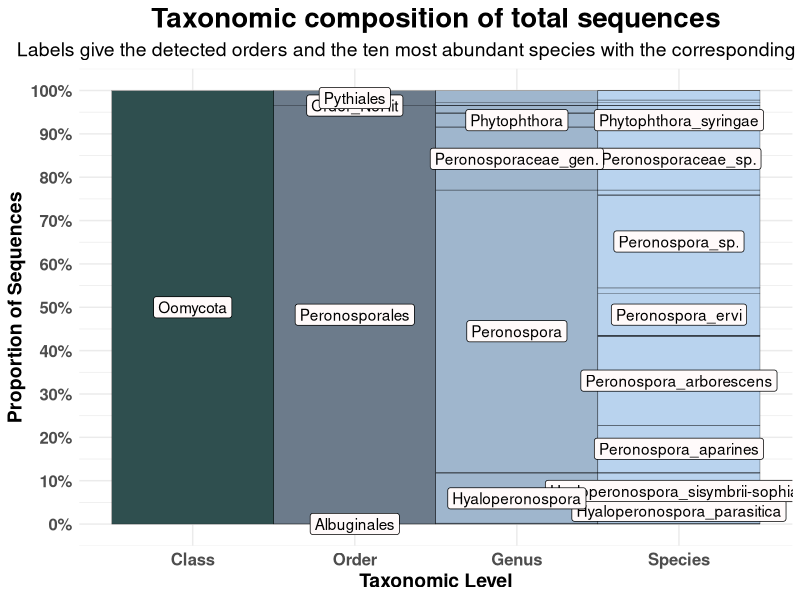

Here is the R script that generated this plot: (Note: this script raises an error after producing the figure.)
## ---- chunk 1
knitr::opts_chunk$set(echo = TRUE)
## ---- chunk 2
rm(list = ls())

library(magrittr)
library(ggplot2)
library(igraph)
library(ggraph)
library(plyr)
library(ggpubr)


TAX = as.data.frame(read.csv("../00_Data/Oomycota/04_Oomycota_filtered_NCBI-nt_blasted_sorted_BestHit_TaxonomyTable_Oomycetes_sequences_vsearch-ITS1-BestHit_AnnotationRefined_NoPipe.tsv", 
                    header = F, 
                    sep = "\t", 
                    stringsAsFactors = T))
OTU_Table = as.data.frame(read.csv("../00_Data/Oomycota/05_Oomycota_OTU_Table_new_min-freq-20617_min-feat-5_transposed_withMetadata.tsv", 
                     header = T, 
                     sep = "\t", 
                     stringsAsFactors = T))

SampleMetadata = OTU_Table[,1:5]
OTU_Table = OTU_Table[,6:ncol(OTU_Table)]

Abundances = colSums(OTU_Table)
TAX = cbind(TAX, Abundances)

colnames(TAX) = c("OTU_Number", "Order", "Family", "Genus", "Species", "Reference", "PercentID", "Abundance")
TAX$OTU_ID = paste0("OTU", TAX$OTU_Number, "_", TAX$Species)
TAX$Class = "Oomycota"


# aggregate same species and sum their abundance
TAX_aggregated = ddply(TAX, "Species", numcolwise(sum))
# skip the family because it's quite redundant with the order
TAX = subset(TAX, select = c("Class", "Order", "Genus", "Species"))
TAX = TAX[order(TAX[,"Species"]),]
TAX_tmp0 = cbind.data.frame(Node1 = TAX$Class, Node.2 = TAX$Order)
TAX_tmp1 = cbind.data.frame(Node1 = TAX$Order, Node.2 = TAX$Genus)
#TAX_tmp2 = cbind.data.frame(Node1 = TAX$Family, Node.2 = TAX$Genus)
TAX_tmp3 = cbind.data.frame(Node1 = TAX$Genus, Node.2 = TAX$Species)
TAX_nodes = cbind.data.frame(Node1 = TAX_aggregated$Species, size = TAX_aggregated$Abundance)
# Here we extract the "non-leaf" levels, like Order and Genus
# then we set their abundance to 0
Others = cbind.data.frame(Node1 = c(as.character(TAX$Class), 
                                    as.character(TAX$Order), 
                                    #as.character(TAX$Family), 
                                    as.character(TAX$Genus)), 
                          size = 0) %>% unique()
Others$size = as.numeric(Others$size)
TAX_nodes = rbind(Others, TAX_nodes)
TAX_tree = rbind(TAX_tmp0, 
                 TAX_tmp1, 
                 #TAX_tmp2, 
                 TAX_tmp3)
TAX_nodes$size = as.numeric(TAX_nodes$size)
## ---- chunk 3
edges = as.data.frame(TAX_tree)
vertices = as.data.frame(TAX_nodes)
vertices$size = as.numeric(vertices$size)
# mask species labels to plot only higher taxonomic labels
# like Order, Family and Genus
vertices$BaseHits = ifelse(vertices$size != 0, 
                           NA, 
                           as.character(vertices$Node1))
vertices$BaseHitsMasked = ifelse(grepl("NoHit", vertices$BaseHits), 
                                 "NoHit", 
                                 vertices$BaseHits)
# Here we look for the ten most abundant species
vertices$TopHits = ifelse(vertices$size %in% seq(from = 0, to = 46000, by = 1), 
                          NA, 
                          as.character(vertices$Node1))
vertices$TopHitsMasked = 
  ifelse(grepl("NoHit", vertices$TopHits), 
         paste0(lapply(strsplit(as.character(vertices$TopHits), "_"), `[[`, 1), "_sp."), 
         vertices$TopHits)
vertices$TopHitsMasked = 
  ifelse(grepl("_cf", vertices$TopHits), 
         paste0(lapply(strsplit(as.character(vertices$TopHits), "_"), `[[`, 1), "_sp."), 
         vertices$TopHitsMasked)
# get the genera from the top hits
vertices$TopHitsGenera = ifelse(vertices$Node1 %in% (edges$Node1[edges$Node.2 %in% vertices$TopHits] %>% unique()), 
                                as.character(vertices$Node1), 
                                NA)
vertices$TopHitsGeneraMasked = ifelse(grepl("NoHit", vertices$TopHitsGenera), 
                                      paste0(lapply(strsplit(as.character(vertices$TopHitsGenera), 
                                                       "_Genus_NoHit"), `[[`, 1), "_gen."), 
                                vertices$TopHitsGenera)
# get the order
vertices$Order = c("Oomycota", ifelse(vertices$Node1 %in% TAX$Order, 
                        as.character(vertices$Node1), 
                        NA)[2:length(vertices$Node1)])
vertices$size = as.numeric(vertices$size)
graph = graph_from_data_frame(edges, vertices = vertices, directed = T)
set.seed(1)
## ---- chunk 4
g = ggraph(graph, 'partition', circular = F, weight = size) + 
  geom_node_tile(aes(fill = as.factor(depth)), show.legend = F) +
  theme_minimal() +
  scale_fill_manual(values = c("darkslategray", "slategray4", 
                               "slategray3", "slategray2")) +
  # order labels
  geom_node_label(aes(x = x, y = y, label = vertices$Order), 
                 #angle = node_angle(x, y) + ifelse(x > 0, 90, -90)), 
            hjust = 0.5, vjust = 0.5, repel = F, 
            fill = "snow1") + 
  # Top 10 abundant taxa
  geom_node_label(aes(x = x, y = y, label = vertices$TopHitsMasked), 
                 #angle = node_angle(x, y) + ifelse(x > 0, 90, -90)), 
            hjust = 0.5, vjust = 0.5, repel = F, 
            fill = "snow1") +
  # Corresponding Genus
  geom_node_label(aes(x = x, y = y, label = vertices$TopHitsGeneraMasked), 
                 #angle = node_angle(x, y) + ifelse(x > 0, 90, -90)), 
            hjust = 0.5, vjust = 0.5, repel = F, 
            fill = "snow1")
# Get the maximum x value, this will be used to convert the axis to percent
Maxlabel = max(g$data$width)
g = g +
  scale_x_continuous(labels = function(x) paste0(round(x/Maxlabel*100,1), "%"), 
                     breaks = seq(from = 0, to = Maxlabel, length.out = 11)) +
  scale_y_continuous(breaks = c(1.5, 2.5, 3.5, 4.5),
                     minor_breaks = NULL, 
                     labels = c("Class", "Order", "Genus", "Species")) +
  labs(x = "Proportion of Sequences", 
       y = "Taxonomic Level", 
       title = "Taxonomic composition of total sequences", 
       subtitle = "Labels give the detected orders and the ten most abundant species with the corresponding genus") + 
  coord_flip() + 
  theme(axis.text=element_text(size=12, face = "bold"), 
        axis.title=element_text(size=14, face = "bold"), 
        plot.title = element_text(size = 20, face = "bold", hjust = 0.5), 
        plot.subtitle = element_text(size = 14, hjust = 0.5))

g
## ---- chunk 5
TAX_cerco = read.csv("../00_Data/Cercozoa/04_Cercozoa_OTU_ContingencyTable_filtered_sequences_NCBI-nt_blasted_sorted_BestHit_TaxonomyTable_Cercozoa_sequences_vsearch-V4-BestHit_AnnotationRefined_noPipe.tsv", 
                    header = F, 
                    sep = "\t", 
                    stringsAsFactors = T)
OTU_Table_cerco = as.data.frame(read.csv("../00_Data/Cercozoa/05_Cercozoa_OTU_Table_min-freq-16922_min-feat-5_transposed_withMetadata.tsv", 
                     header = T, 
                     sep = "\t", 
                     stringsAsFactors = T))

SampleMetadata_Cerco = OTU_Table_cerco[,1:5]
OTU_Table_cerco = OTU_Table_cerco[,6:ncol(OTU_Table_cerco)]

Abundances = colSums(OTU_Table_cerco)
TAX_cerco = cbind(TAX_cerco, Abundances)

colnames(TAX_cerco) = c("OTU_Number", "Order", "Family", "Genus", "Species", "Reference", "PercentID", "Abundance")
TAX_cerco$OTU_ID = paste0("OTU", TAX_cerco$OTU_Number, "_", TAX_cerco$Species)
TAX_cerco$Class = "Cercozoa"
Species_cerco = TAX_cerco$Species

# aggregate same species and sum their abundance
TAX_cerco_aggregated = ddply(TAX_cerco, "Species_cerco", numcolwise(sum))
colnames(TAX_cerco_aggregated) = c("Species", "OTU_Number", "PercentID", "Abundance")
# skip the family because it's quite redundant with the order
TAX_cerco = subset(TAX_cerco, select = c("Class", "Order", "Genus", "Species"))
TAX_cerco = TAX_cerco[order(TAX_cerco[,"Species"]),]

TAX_cerco_tmp0 = cbind.data.frame(Node1 = TAX_cerco$Class, Node.2 = TAX_cerco$Order)
TAX_cerco_tmp1 = cbind.data.frame(Node1 = TAX_cerco$Order, Node.2 = TAX_cerco$Genus)
#TAX_cerco_tmp2 = cbind.data.frame(Node1 = TAX_cerco$Family, Node.2 = TAX_cerco$Genus)
TAX_cerco_tmp3 = cbind.data.frame(Node1 = TAX_cerco$Genus, Node.2 = TAX_cerco$Species)
TAX_cerco_nodes = cbind.data.frame(Node1 = TAX_cerco_aggregated$Species, size = TAX_cerco_aggregated$Abundance)
Others_cerco = cbind.data.frame(Node1 = c(as.character(TAX_cerco$Class), 
                                    as.character(TAX_cerco$Order), 
                                    #as.character(TAX_cerco$Family), 
                                    as.character(TAX_cerco$Genus)), 
                          size = 0) %>% unique()

Others_cerco$size = as.numeric(Others_cerco$size)
TAX_cerco_nodes = rbind(Others_cerco, TAX_cerco_nodes)
TAX_cerco_tree = rbind(TAX_cerco_tmp0, 
                 TAX_cerco_tmp1, 
                 #TAX_cerco_tmp2, 
                 TAX_cerco_tmp3)
TAX_cerco_nodes$size = as.numeric(TAX_cerco_nodes$size)

edges_cerco = as.data.frame(TAX_cerco_tree)
vertices_cerco = as.data.frame(TAX_cerco_nodes)
vertices_cerco$size = as.numeric(vertices_cerco$size)

# mask species labels to plot only higher TAX_cercoonomic labels
vertices_cerco$BaseHits = ifelse(vertices_cerco$size != 0, 
                           NA, 
                           as.character(vertices_cerco$Node1))
vertices_cerco$BaseHitsMasked = ifelse(grepl("NoHit", vertices_cerco$BaseHits), 
                                 "NoHit", 
                                 vertices_cerco$BaseHits)
vertices_cerco$TopHits = ifelse(vertices_cerco$size %in% seq(from = 0, to = 20000, by = 1), 
                          NA, 
                          as.character(vertices_cerco$Node1))
vertices_cerco$TopHitsMasked = ifelse(grepl("NoHit", vertices_cerco$TopHits), 
                                paste0(lapply(strsplit(as.character(vertices_cerco$TopHits), 
                                                       "_"), `[[`, 1), "_sp."), 
                                vertices_cerco$TopHits)

# get the genera from the top hits
vertices_cerco$TopHitsGenera = ifelse(vertices_cerco$Node1 %in% (edges_cerco$Node1[edges_cerco$Node.2 %in% vertices_cerco$TopHits] %>% unique()), 
                                as.character(vertices_cerco$Node1), 
                                NA)
vertices_cerco$TopHitsGeneraMasked = ifelse(grepl("NoHit", vertices_cerco$TopHitsGenera), 
                                      paste0(lapply(strsplit(as.character(vertices_cerco$TopHitsGenera), 
                                                       "_Genus_NoHit"), `[[`, 1), "_gen."), 
                                vertices_cerco$TopHitsGenera)

# get the order
vertices_cerco$Order = c("Cercozoa", ifelse(vertices_cerco$Node1 %in% TAX_cerco$Order, 
                        as.character(vertices_cerco$Node1), 
                        NA)[2:length(vertices_cerco$Node1)])

graph_cerco = graph_from_data_frame(edges_cerco, vertices = vertices_cerco, directed = T)
set.seed(1)

g_cerco = ggraph(graph_cerco, 'partition', circular = F, weight = size) + 
  geom_node_tile(aes(fill = as.factor(depth)), show.legend = F) +
  theme_minimal() +
  scale_fill_viridis_d(option = "magma", begin = 0.3) +
                     #values = c("indianred4", "#fb6a4a", 
                      #         "#fcae91", "#fee5d9")) +
  # order labels
  geom_node_label(aes(x = x, y = y, label = vertices_cerco$Order), 
                 #angle = node_angle(x, y) + ifelse(x > 0, 90, -90)), 
            hjust = 0.5, vjust = 0.5, repel = F, 
            fill = "snow1") + 
  # Top 10 abundant TAX_cercoa
  geom_node_label(aes(x = x, y = y, label = vertices_cerco$TopHitsMasked), 
                 #angle = node_angle(x, y) + ifelse(x > 0, 90, -90)), 
            hjust = 0.5, vjust = 0.5, repel = F, 
            fill = "snow1") +
  # Corresponding Genus
  geom_node_label(aes(x = x, y = y, label = vertices_cerco$TopHitsGeneraMasked), 
                 #angle = node_angle(x, y) + ifelse(x > 0, 90, -90)), 
            hjust = 0.5, vjust = 0.5, repel = F, 
            fill = "snow1")

# Get the maximum x value, this will be used to convert the axis to percent
Maxlabel_cerco = max(g_cerco$data$width)

g_cerco = g_cerco +
  scale_x_continuous(labels = function(x) paste0(round(x/Maxlabel_cerco*100,1), "%"), 
                     breaks = seq(from = 0, to = Maxlabel_cerco, length.out = 11)) +
  scale_y_continuous(breaks = c(1.5, 2.5, 3.5, 4.5),
                     minor_breaks = NULL, 
                     labels = c("Class", "Order", "Genus", "Species")) +
  labs(x = "Proportion of Sequences", 
       y = "Taxonomic Level", 
       title = "Taxonomic composition of total sequences", 
       subtitle = "Labels give the detected orders and the ten most abundant species with the corresponding genus") + 
  coord_flip() + 
  theme(axis.text=element_text(size=12, face = "bold"), 
        axis.title=element_text(size=14, face = "bold"), 
        plot.title = element_text(size = 20, face = "bold", hjust = 0.5), 
        plot.subtitle = element_text(size = 14, hjust = 0.5))

g_cerco
## ---- chunk 6
g$labels$title = NULL
g_cerco$labels$title = NULL
g$labels$subtitle = NULL
g_cerco$labels$subtitle = NULL

combi = ggarrange(g_cerco, g, 
                  labels = c("A", "B"), 
                  ncol = 1, nrow = 2) #%>%
  #annotate_figure(fig.lab = "Figure X", fig.lab.face = "bold", 
  #                fig.lab.size = 18, 
  #                top = text_grob("Non-metric multidimensional scaling", 
  #                                face = "bold", size = 20))
#ggsave("NMDSCombined.tif", plot = combi, 
#       device = "tiff", dpi = 600, width = 28, height = 11, 
#       units = "cm")
ggsave("AirSampler_TaxonomicCompositionCombined.png", plot = combi, 
       device = "png", dpi = 300, width = 22, height = 22, 
       units = "cm")
ggsave("AirSampler_TaxonomicCompositionCombined.jpeg", plot = combi, 
       device = "jpeg", dpi = 300, width = 22, height = 22, 
       units = "cm")
ggsave("AirSampler_TaxonomicCompositionCombined.pdf", plot = combi, 
       device = "pdf", dpi = 300, width = 22, height = 22, 
       units = "cm")

combi
